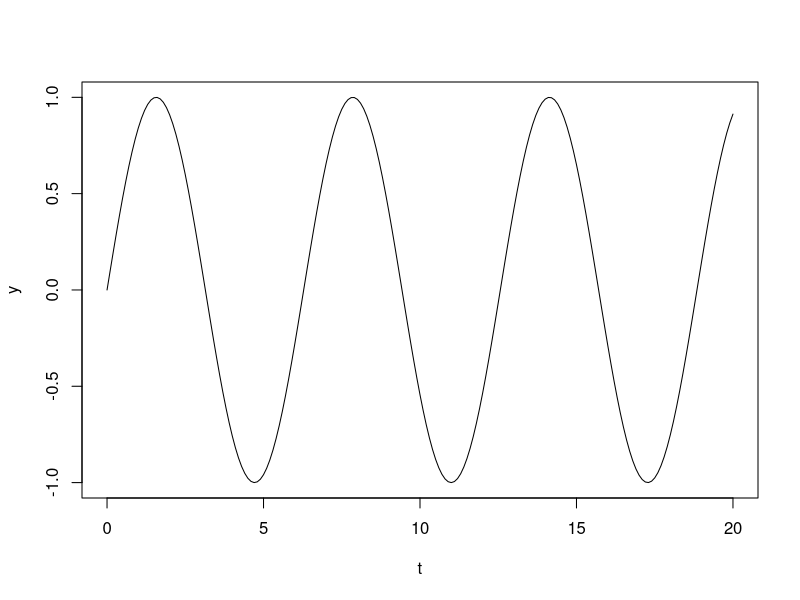

Reproduce this figure in R.
#Eventfinder - quantify duration and number of events

#create reproducible example
t    = seq(0,20,0.1)             #create time variable
y    = sin(t)                    #create sine wave variable
data = data.frame(t,y)           #stitch objects into dataframe
plot(data=data, y~t, type = "l") #plot to build intuition


#solution
threshold = -0.5                            #set threshold value
index<-which(data$y <= threshold)           #index of all values less than threshold
l <- length(index)                          #calculate length

index2<-which((index[2:l]- index[1:l-1])>1) #holds the end time of each event
l2 <- length(index2)                        #calculate length of end points

eventDurations<- data$t[index[index2[1]]] - data$t[index[1]] 
#index has indices of elements from orginal dataframe
#index2 has indices of the elements of index (which are the endpoints of each event)

for (i in 2:l2)
{
  eventDurations[i]<- data$t[index[index2[i]]] - data$t[index[index2[i-1]+1]] #this has the length of time for each event
} 
eventDurations[l2+1] <- data$t[index[index2[l2]]] - data$t[index[index2[l2-1]+1]] #this is the last event (because it can't find all of them)
